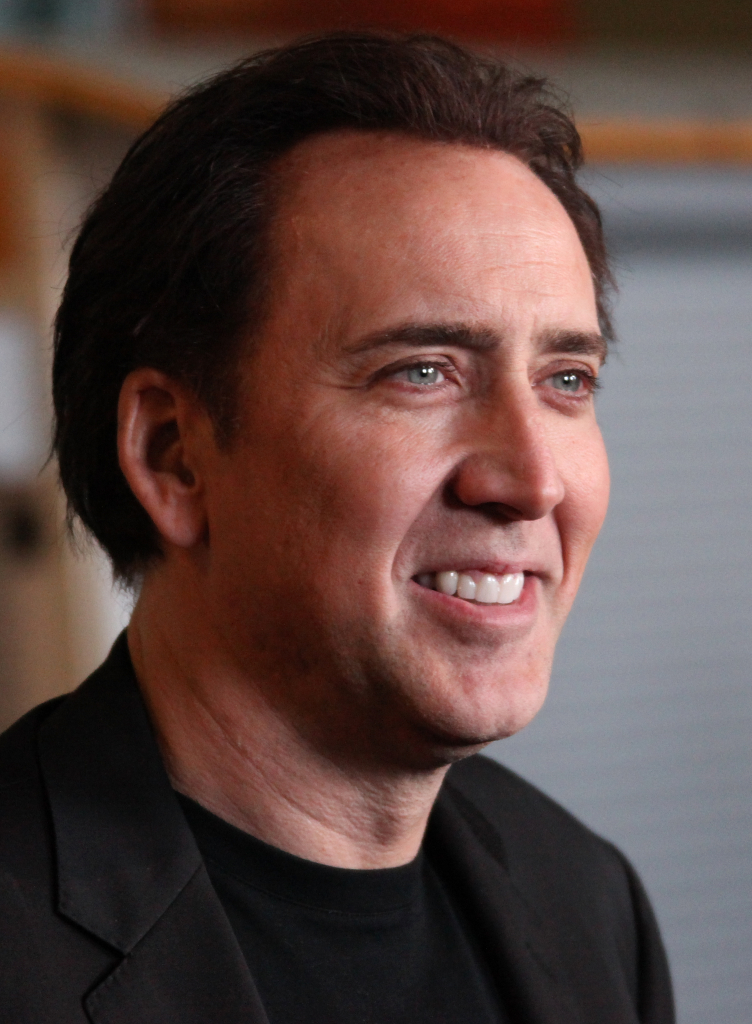
#> input picture input_images/photo1.jpg, 1503 x 2048 px (shown at 1/2 size); its folder holds 4 pictures in this run
$ python slideshow.py
#> lines starting #> are read from the running program, lines starting #| are printed output that depends on the picture
import os
import statistics

from moviepy import ImageClip, concatenate_videoclips, CompositeVideoClip, CompositeAudioClip, AudioFileClip
from moviepy.video.fx import FadeIn, FadeOut
import numpy as np
from PIL import Image, ImageOps


class SlideShow:
    def __init__(self, images, config={}):
        self.images = images
        self.resized_images = []
        self.size = config.get('size', (480,768)) # 480p 16:8 in portrait by default
        self.orientation = config.get('orientation') or 'portrait'
        self.image_duration = config.get('image_duration', 2)  # seconds each image stays fully visible
        self.transition_duration = config.get('transition_duration', 2)
        self.total_duration = 0
        self.config = config

    def convert_aspect_ratio(self, img, target_size):
        w_a, h_a = img.size
        w_b, h_b = target_size

        aspect_a = w_a / h_a
        aspect_b = w_b / h_b
        if aspect_a > aspect_b:
            # A is wider — crop width
            new_width = int(h_a * aspect_b)
            left = (w_a - new_width) // 2
            return img.crop((left, 0, left + new_width, h_a))
        elif aspect_a < aspect_b:
            # A is taller — crop height
            new_height = int(w_a / aspect_b)
            top = (h_a - new_height) // 2
            return img.crop((0, top, w_a, top + new_height))
        return img  # Aspect ratios are equal, no crop needed

    def resize_image(self, img, target_size):
        """
        Resize an image to the target size while maintaining aspect ratio.

        PIL Image.size = (width, height)
        """
        img = self.convert_aspect_ratio(img, target_size)
        return img.resize(target_size, Image.LANCZOS)

    def resize_images(self):
        for image in self.images:
            self.resized_images.append(self.resize_image(image, target_size=self.size))

    def create_slideshow(self):
        self.resize_images()
        fadein = FadeIn(self.transition_duration)
        fadeout = FadeOut(self.transition_duration)

        clips = []

        for i, image in enumerate(self.resized_images):
            start = 0 if i == 0 else i * (self.image_duration + self.transition_duration)
            end = start + self.image_duration + self.transition_duration if i < len(self.resized_images) - 1 else start + self.image_duration
            clip = ImageClip(np.array(image)).with_duration(end - start).with_start(start)
            if i > 0:
                clip = fadein.apply(clip)
            if i < len(self.resized_images) - 1:
                clip = fadeout.apply(clip)
            clips.append(clip)

        self.total_duration = clips[-1].end if clips else 0
        self.video = CompositeVideoClip(clips).with_duration(self.total_duration)

    def add_audio(self, audio_file_path):
        audioclip = AudioFileClip(audio_file_path).subclipped(0, self.total_duration)
        new_audioclip = CompositeAudioClip([audioclip])
        self.video.audio = new_audioclip

    def save(self, output_file_path):
        # Write video
        self.video.write_videofile(output_file_path, fps=24)

    @staticmethod
    def load_images(path):
        return [Image.open(os.path.join(path, img_file)) for img_file in os.listdir(path)]
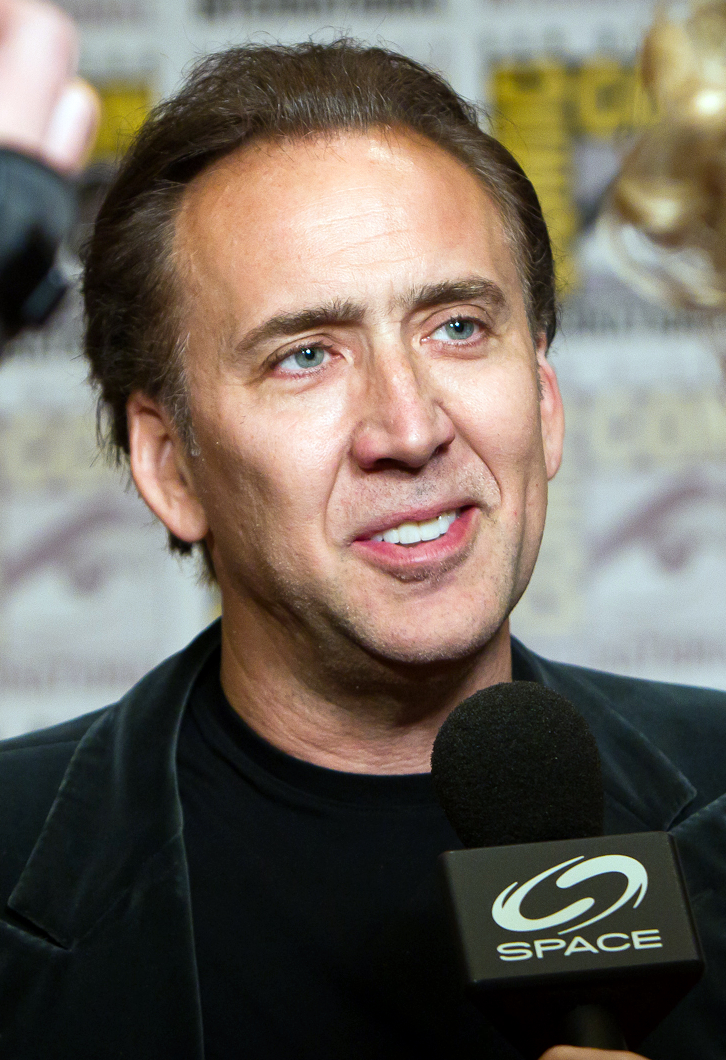
#> input picture input_images/photo2.jpg, 726 x 1060 px
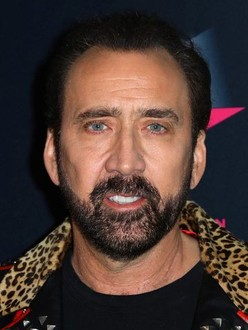
#> input picture input_images/photo3.jpg, 248 x 330 px
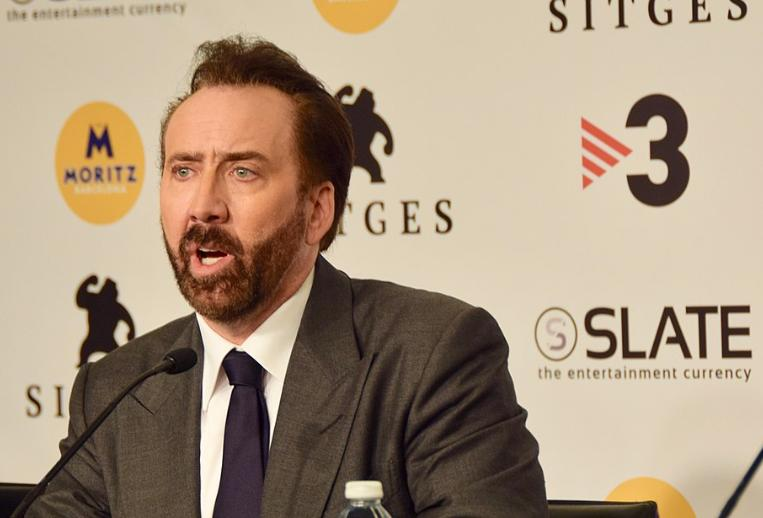
#> input picture input_images/photo4.jpg, 763 x 518 px


if __name__ == "__main__":
    # Creates default Nic Cage slideshow with crossfade transitions
    images = SlideShow.load_images('./input_images')
#> images = 4 items
    slideshow = SlideShow(images, config={'orientation': 'portrait', 'image_duration': 2, 'transition_duration': 2})
#> in __init__, `self.size = config.get('size', (480,768))`: self.size = (480, 768)
#> in __init__, `self.orientation = config.get('orientation') or 'portrait'`: self.orientation = 'portrait'
#> in __init__, `self.image_duration = config.get('image_duration', 2)`: self.image_duration = 2
#> in __init__, `self.config = config`: self.config = {'orientation': 'portrait', 'image_duration': 2, 'transition_duration': 2}
    slideshow.create_slideshow()
#> the loop in resize_images, `for image in self.images:` made 4 passes
#> pass 1, in resize_image, `img = self.convert_aspect_ratio(img, target_size)`:
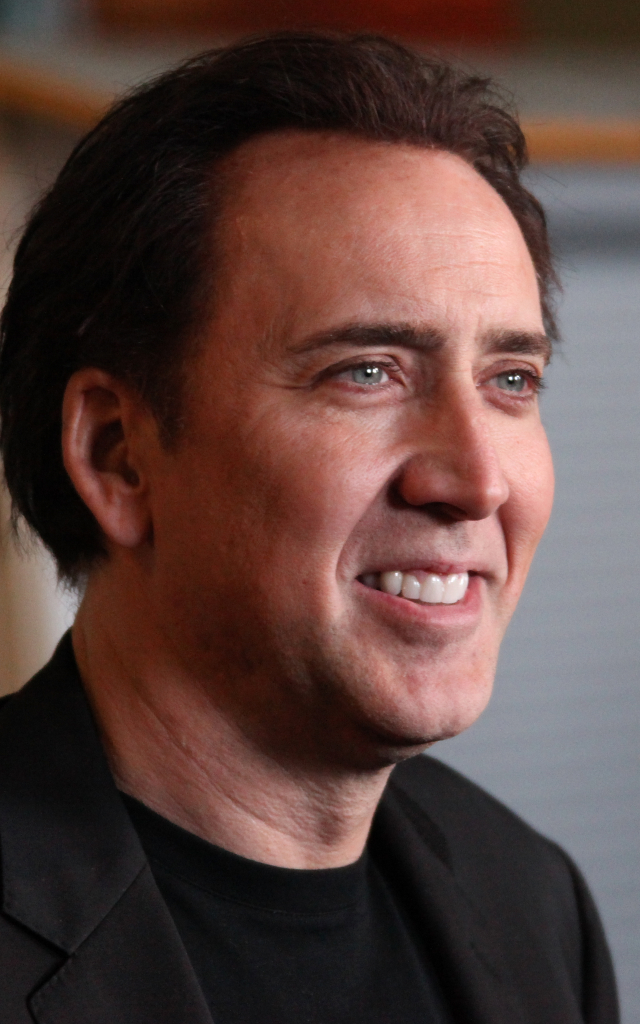
#> img: PIL image 1280x2048 RGB (shown at 1/2 size); mean R, G, B 89.1, 65.1, 60.6
#> pass 2, in resize_image (call 2), `img = self.convert_aspect_ratio(img, target_size)`:
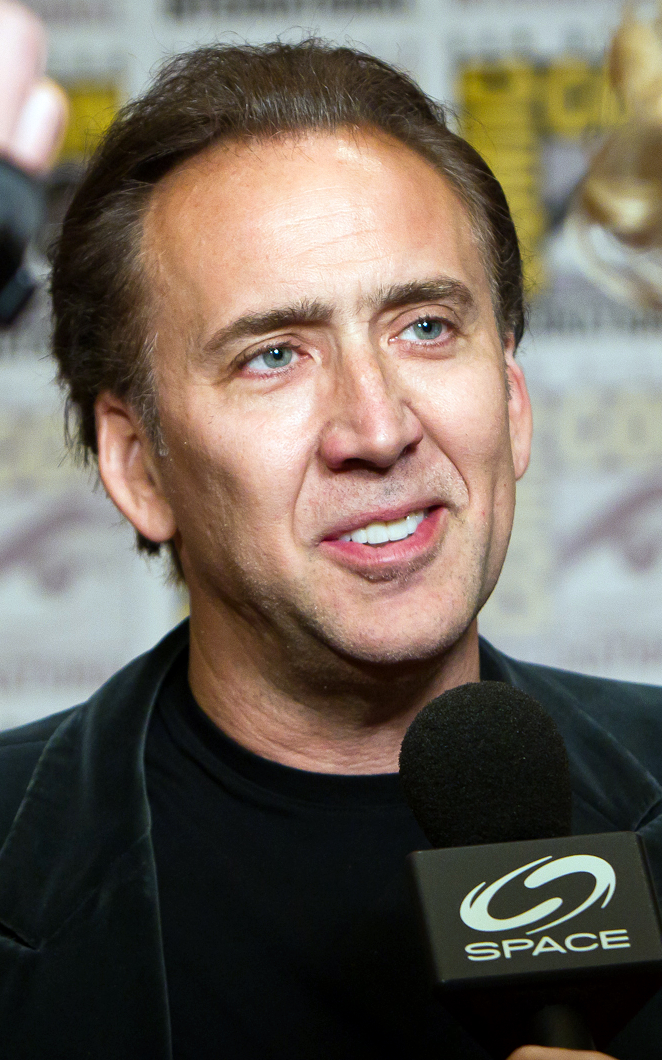
#> img: PIL image 662x1060 RGB; mean R, G, B 111.9, 102.5, 91.7
#> pass 3, in resize_image (call 3), `img = self.convert_aspect_ratio(img, target_size)`:
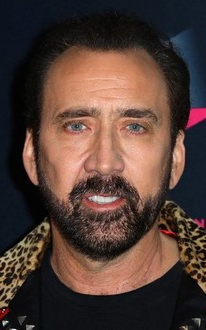
#> img: PIL image 206x330 RGB; mean R, G, B 82.5, 61.4, 54.1
#> after the loop in resize_images, `for image in self.images:`: self.resized_images = 4 items
#> (the call stopped at in create_slideshow, `fadein = FadeIn(self.transition_duration)`: moviepy is not available in this run)
    slideshow.add_audio("audio/nic_cage.mp3")
#> (the call stopped at in add_audio, `audioclip = AudioFileClip(audio_file_path).subclipped(0, self.total_du..`: moviepy is not available in this run)
    slideshow.save("crossfade_slideshow.mp4")
#> (the run stopped early here; a loop or call above may not have finished)
